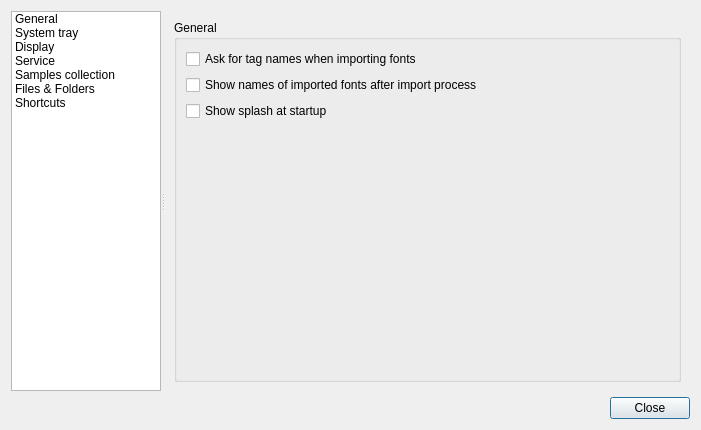
<ui version="4.0" >
 <class>PrefsPanel</class>
 <widget class="QDialog" name="PrefsPanel" >
  <property name="geometry" >
   <rect>
    <x>0</x>
    <y>0</y>
    <width>701</width>
    <height>430</height>
   </rect>
  </property>
  <property name="windowTitle" >
   <string>Preferences Panel</string>
  </property>
  <property name="windowIcon" >
   <iconset resource="application.qrc" >
    <normaloff>:/fontmatrix_icon.png</normaloff>:/fontmatrix_icon.png</iconset>
  </property>
  <layout class="QGridLayout" name="gridLayout_13" >
   <item row="1" column="0" >
    <spacer name="horizontalSpacer_2" >
     <property name="orientation" >
      <enum>Qt::Horizontal</enum>
     </property>
     <property name="sizeHint" stdset="0" >
      <size>
       <width>729</width>
       <height>20</height>
      </size>
     </property>
    </spacer>
   </item>
   <item row="1" column="1" >
    <widget class="QPushButton" name="closeButton" >
     <property name="text" >
      <string>Close</string>
     </property>
    </widget>
   </item>
   <item row="0" column="0" colspan="2" >
    <widget class="QSplitter" name="splitter" >
     <property name="orientation" >
      <enum>Qt::Horizontal</enum>
     </property>
     <widget class="QListWidget" name="catList" >
      <property name="sizePolicy" >
       <sizepolicy vsizetype="Expanding" hsizetype="Preferred" >
        <horstretch>1</horstretch>
        <verstretch>0</verstretch>
       </sizepolicy>
      </property>
      <property name="minimumSize" >
       <size>
        <width>150</width>
        <height>0</height>
       </size>
      </property>
      <property name="font" >
       <font>
        <pointsize>9</pointsize>
        <weight>50</weight>
        <bold>false</bold>
        <strikeout>false</strikeout>
       </font>
      </property>
      <property name="horizontalScrollBarPolicy" >
       <enum>Qt::ScrollBarAlwaysOff</enum>
      </property>
      <property name="spacing" >
       <number>5</number>
      </property>
      <item>
       <property name="text" >
        <string>General</string>
       </property>
      </item>
      <item>
       <property name="text" >
        <string>System tray</string>
       </property>
      </item>
      <item>
       <property name="text" >
        <string>Display</string>
       </property>
      </item>
      <item>
       <property name="text" >
        <string>Service</string>
       </property>
      </item>
      <item>
       <property name="text" >
        <string>Samples collection</string>
       </property>
      </item>
      <item>
       <property name="text" >
        <string>Files &amp; Folders</string>
       </property>
      </item>
      <item>
       <property name="text" >
        <string>Shortcuts</string>
       </property>
      </item>
     </widget>
     <widget class="QStackedWidget" name="stackedPrefs" >
      <property name="sizePolicy" >
       <sizepolicy vsizetype="Preferred" hsizetype="Expanding" >
        <horstretch>2</horstretch>
        <verstretch>0</verstretch>
       </sizepolicy>
      </property>
      <property name="currentIndex" >
       <number>0</number>
      </property>
      <widget class="QWidget" name="page" >
       <layout class="QGridLayout" name="gridLayout_15" >
        <item row="0" column="0" >
         <widget class="QGroupBox" name="groupBox_10" >
          <property name="title" >
           <string>General</string>
          </property>
          <layout class="QGridLayout" name="gridLayout_14" >
           <item row="0" column="0" >
            <widget class="QCheckBox" name="initTagBox" >
             <property name="text" >
              <string>Ask for tag names when importing fonts</string>
             </property>
            </widget>
           </item>
           <item row="1" column="0" >
            <widget class="QCheckBox" name="showNamesBox" >
             <property name="text" >
              <string>Show names of imported fonts after import process</string>
             </property>
            </widget>
           </item>
           <item row="2" column="0" >
            <widget class="QCheckBox" name="splashCheck" >
             <property name="text" >
              <string>Show splash at startup</string>
             </property>
            </widget>
           </item>
           <item row="3" column="0" >
            <spacer name="verticalSpacer_4" >
             <property name="orientation" >
              <enum>Qt::Vertical</enum>
             </property>
             <property name="sizeHint" stdset="0" >
              <size>
               <width>20</width>
               <height>40</height>
              </size>
             </property>
            </spacer>
           </item>
          </layout>
         </widget>
        </item>
       </layout>
      </widget>
      <widget class="QWidget" name="pageSystray" >
       <layout class="QGridLayout" name="gridLayout_2" >
        <item row="0" column="0" >
         <widget class="QGroupBox" name="systrayFrame" >
          <property name="title" >
           <string>Show Fontmatrix in System Tray</string>
          </property>
          <property name="flat" >
           <bool>false</bool>
          </property>
          <property name="checkable" >
           <bool>true</bool>
          </property>
          <property name="checked" >
           <bool>false</bool>
          </property>
          <layout class="QVBoxLayout" name="_2" >
           <item>
            <widget class="QCheckBox" name="closeToSystray" >
             <property name="text" >
              <string>Close to system tray</string>
             </property>
             <property name="checked" >
              <bool>true</bool>
             </property>
            </widget>
           </item>
           <item>
            <widget class="QCheckBox" name="startToSystemTray" >
             <property name="text" >
              <string>Start minimized to system tray</string>
             </property>
            </widget>
           </item>
           <item>
            <widget class="QGroupBox" name="activateAllFrame" >
             <property name="title" >
              <string>Show "All" actions</string>
             </property>
             <property name="alignment" >
              <set>Qt::AlignLeading|Qt::AlignLeft|Qt::AlignVCenter</set>
             </property>
             <property name="flat" >
              <bool>false</bool>
             </property>
             <property name="checkable" >
              <bool>true</bool>
             </property>
             <layout class="QVBoxLayout" name="_3" >
              <item>
               <widget class="QCheckBox" name="activateAllConfirmation" >
                <property name="text" >
                 <string>Ask for confirmation when activating or deactivating all fonts</string>
                </property>
                <property name="checked" >
                 <bool>true</bool>
                </property>
               </widget>
              </item>
             </layout>
            </widget>
           </item>
           <item>
            <widget class="QCheckBox" name="tagsConfirmation" >
             <property name="text" >
              <string>Ask for confirmation when activating or deactivating fonts by tags</string>
             </property>
            </widget>
           </item>
          </layout>
         </widget>
        </item>
        <item row="1" column="0" >
         <spacer name="verticalSpacer_2" >
          <property name="orientation" >
           <enum>Qt::Vertical</enum>
          </property>
          <property name="sizeHint" stdset="0" >
           <size>
            <width>20</width>
            <height>40</height>
           </size>
          </property>
         </spacer>
        </item>
       </layout>
      </widget>
      <widget class="QWidget" name="pageDisplay" >
       <layout class="QGridLayout" name="gridLayout_6" >
        <item row="0" column="0" colspan="2" >
         <widget class="QGroupBox" name="groupBox" >
          <property name="title" >
           <string>Preview Word</string>
          </property>
          <layout class="QGridLayout" name="gridLayout_12" >
           <item row="0" column="0" >
            <widget class="QLabel" name="label_10" >
             <property name="text" >
              <string>Word:</string>
             </property>
             <property name="buddy" >
              <cstring>previewWord</cstring>
             </property>
            </widget>
           </item>
           <item row="0" column="1" >
            <widget class="QLineEdit" name="previewWord" >
             <property name="minimumSize" >
              <size>
               <width>300</width>
               <height>0</height>
              </size>
             </property>
            </widget>
           </item>
           <item row="0" column="2" >
            <spacer name="horizontalSpacer_4" >
             <property name="orientation" >
              <enum>Qt::Horizontal</enum>
             </property>
             <property name="sizeHint" stdset="0" >
              <size>
               <width>40</width>
               <height>20</height>
              </size>
             </property>
            </spacer>
           </item>
           <item row="1" column="0" >
            <widget class="QLabel" name="label" >
             <property name="sizePolicy" >
              <sizepolicy vsizetype="Preferred" hsizetype="Preferred" >
               <horstretch>1</horstretch>
               <verstretch>0</verstretch>
              </sizepolicy>
             </property>
             <property name="text" >
              <string>Default font size:</string>
             </property>
             <property name="alignment" >
              <set>Qt::AlignLeading|Qt::AlignLeft|Qt::AlignVCenter</set>
             </property>
             <property name="buddy" >
              <cstring>previewSizeSpin</cstring>
             </property>
            </widget>
           </item>
           <item row="1" column="1" >
            <widget class="QDoubleSpinBox" name="previewSizeSpin" >
             <property name="sizePolicy" >
              <sizepolicy vsizetype="Fixed" hsizetype="Fixed" >
               <horstretch>2</horstretch>
               <verstretch>0</verstretch>
              </sizepolicy>
             </property>
             <property name="wrapping" >
              <bool>false</bool>
             </property>
             <property name="frame" >
              <bool>true</bool>
             </property>
             <property name="suffix" >
              <string> pt</string>
             </property>
             <property name="decimals" >
              <number>1</number>
             </property>
             <property name="minimum" >
              <double>1.000000000000000</double>
             </property>
             <property name="value" >
              <double>10.000000000000000</double>
             </property>
            </widget>
           </item>
           <item row="2" column="0" >
            <widget class="QCheckBox" name="previewSubtitled" >
             <property name="text" >
              <string>subtitled</string>
             </property>
            </widget>
           </item>
           <item row="3" column="0" >
            <widget class="QCheckBox" name="previewIsRTL" >
             <property name="text" >
              <string>is RTL</string>
             </property>
            </widget>
           </item>
          </layout>
         </widget>
        </item>
        <item row="1" column="0" >
         <widget class="QGroupBox" name="groupBox_7" >
          <property name="title" >
           <string>Chart Subtitle Font</string>
          </property>
          <layout class="QGridLayout" name="gridLayout_5" >
           <item row="0" column="0" colspan="2" >
            <widget class="QFontComboBox" name="chartFontCombo" />
           </item>
           <item row="1" column="1" >
            <widget class="QSpinBox" name="chartFontSpin" >
             <property name="sizePolicy" >
              <sizepolicy vsizetype="Fixed" hsizetype="Minimum" >
               <horstretch>0</horstretch>
               <verstretch>0</verstretch>
              </sizepolicy>
             </property>
             <property name="suffix" >
              <string> pt</string>
             </property>
            </widget>
           </item>
           <item row="1" column="0" >
            <widget class="QLabel" name="label_8" >
             <property name="sizePolicy" >
              <sizepolicy vsizetype="Preferred" hsizetype="Expanding" >
               <horstretch>1</horstretch>
               <verstretch>0</verstretch>
              </sizepolicy>
             </property>
             <property name="text" >
              <string>Size:</string>
             </property>
             <property name="alignment" >
              <set>Qt::AlignLeading|Qt::AlignLeft|Qt::AlignVCenter</set>
             </property>
             <property name="buddy" >
              <cstring>chartFontSpin</cstring>
             </property>
            </widget>
           </item>
          </layout>
          <zorder>chartFontCombo</zorder>
          <zorder>chartFontSpin</zorder>
          <zorder>label_8</zorder>
         </widget>
        </item>
        <item row="1" column="1" >
         <widget class="QGroupBox" name="groupBox_3" >
          <property name="title" >
           <string>Initial Layout</string>
          </property>
          <layout class="QFormLayout" name="formLayout" >
           <item row="0" column="0" >
            <widget class="QLabel" name="label_2" >
             <property name="text" >
              <string>Font Size:</string>
             </property>
             <property name="buddy" >
              <cstring>fontSizeSpin</cstring>
             </property>
            </widget>
           </item>
           <item row="0" column="1" >
            <widget class="QDoubleSpinBox" name="fontSizeSpin" >
             <property name="suffix" >
              <string> pt</string>
             </property>
             <property name="minimum" >
              <double>1.000000000000000</double>
             </property>
            </widget>
           </item>
           <item row="1" column="0" >
            <widget class="QLabel" name="label_3" >
             <property name="text" >
              <string>linespacing:</string>
             </property>
             <property name="buddy" >
              <cstring>interLineSpin</cstring>
             </property>
            </widget>
           </item>
           <item row="1" column="1" >
            <widget class="QDoubleSpinBox" name="interLineSpin" >
             <property name="suffix" >
              <string> pt</string>
             </property>
             <property name="minimum" >
              <double>1.000000000000000</double>
             </property>
            </widget>
           </item>
          </layout>
          <zorder>fontSizeSpin</zorder>
          <zorder>label_3</zorder>
          <zorder>interLineSpin</zorder>
          <zorder>label_2</zorder>
         </widget>
        </item>
        <item row="2" column="0" colspan="2" >
         <widget class="QGroupBox" name="groupBox_11" >
          <property name="title" >
           <string>Information Style</string>
          </property>
          <layout class="QFormLayout" name="formLayout_2" >
           <item row="0" column="0" >
            <widget class="QLabel" name="label_7" >
             <property name="text" >
              <string>Select Style</string>
             </property>
             <property name="buddy" >
              <cstring>infoStyleCombo</cstring>
             </property>
            </widget>
           </item>
           <item row="0" column="1" >
            <widget class="QComboBox" name="infoStyleCombo" />
           </item>
          </layout>
         </widget>
        </item>
       </layout>
      </widget>
      <widget class="QWidget" name="page_5" >
       <layout class="QGridLayout" name="gridLayout_11" >
        <item row="0" column="0" >
         <widget class="QGroupBox" name="groupBox_4" >
          <property name="title" >
           <string>Fonts Editor</string>
          </property>
          <layout class="QHBoxLayout" name="_5" >
           <item>
            <widget class="QLineEdit" name="fontEditorPath" >
             <property name="minimumSize" >
              <size>
               <width>300</width>
               <height>0</height>
              </size>
             </property>
             <property name="toolTip" >
              <string>Add the full path to your preferred font editor</string>
             </property>
             <property name="text" >
              <string>/usr/bin/fontforge</string>
             </property>
            </widget>
           </item>
           <item>
            <widget class="QPushButton" name="fontEditorBrowse" >
             <property name="text" >
              <string>Browse...</string>
             </property>
            </widget>
           </item>
           <item>
            <spacer>
             <property name="orientation" >
              <enum>Qt::Horizontal</enum>
             </property>
             <property name="sizeHint" stdset="0" >
              <size>
               <width>151</width>
               <height>22</height>
              </size>
             </property>
            </spacer>
           </item>
          </layout>
         </widget>
        </item>
        <item row="1" column="0" >
         <widget class="QGroupBox" name="groupBox_9" >
          <property name="title" >
           <string>Help Browser</string>
          </property>
          <layout class="QGridLayout" name="gridLayout_9" >
           <item row="0" column="0" colspan="2" >
            <widget class="QComboBox" name="browserCombo" >
             <property name="sizePolicy" >
              <sizepolicy vsizetype="Fixed" hsizetype="Expanding" >
               <horstretch>0</horstretch>
               <verstretch>0</verstretch>
              </sizepolicy>
             </property>
            </widget>
           </item>
           <item row="2" column="1" >
            <widget class="QLineEdit" name="browserOptions" />
           </item>
           <item row="2" column="0" >
            <widget class="QLabel" name="label_9" >
             <property name="text" >
              <string>Extra options:</string>
             </property>
             <property name="buddy" >
              <cstring>browserOptions</cstring>
             </property>
            </widget>
           </item>
           <item row="2" column="2" >
            <spacer name="horizontalSpacer_3" >
             <property name="orientation" >
              <enum>Qt::Horizontal</enum>
             </property>
             <property name="sizeHint" stdset="0" >
              <size>
               <width>40</width>
               <height>20</height>
              </size>
             </property>
            </spacer>
           </item>
           <item row="0" column="2" >
            <widget class="QPushButton" name="browserButton" >
             <property name="text" >
              <string>Browse...</string>
             </property>
            </widget>
           </item>
           <item row="0" column="3" >
            <spacer name="horizontalSpacer_5" >
             <property name="orientation" >
              <enum>Qt::Horizontal</enum>
             </property>
             <property name="sizeHint" stdset="0" >
              <size>
               <width>40</width>
               <height>20</height>
              </size>
             </property>
            </spacer>
           </item>
          </layout>
         </widget>
        </item>
        <item row="2" column="0" >
         <widget class="QGroupBox" name="groupBox_8" >
          <property name="toolTip" >
           <string>Select an  hyphenation dict file as it comes with OpenOffice or Scribus</string>
          </property>
          <property name="title" >
           <string>Hyphenation dictionary</string>
          </property>
          <layout class="QGridLayout" name="gridLayout_10" >
           <item row="0" column="0" colspan="4" >
            <widget class="QLineEdit" name="dictEdit" />
           </item>
           <item row="0" column="4" >
            <widget class="QToolButton" name="dictButton" >
             <property name="toolTip" >
              <string>Browse</string>
             </property>
             <property name="text" >
              <string>Browse...</string>
             </property>
            </widget>
           </item>
           <item row="0" column="5" >
            <spacer name="horizontalSpacer_6" >
             <property name="orientation" >
              <enum>Qt::Horizontal</enum>
             </property>
             <property name="sizeHint" stdset="0" >
              <size>
               <width>205</width>
               <height>20</height>
              </size>
             </property>
            </spacer>
           </item>
           <item row="1" column="0" >
            <widget class="QLabel" name="label_5" >
             <property name="text" >
              <string>Left:</string>
             </property>
             <property name="buddy" >
              <cstring>fontSizeSpin</cstring>
             </property>
            </widget>
           </item>
           <item row="1" column="1" >
            <widget class="QSpinBox" name="leftBox" />
           </item>
           <item row="1" column="2" >
            <widget class="QLabel" name="label_6" >
             <property name="text" >
              <string>Right:</string>
             </property>
             <property name="buddy" >
              <cstring>interLineSpin</cstring>
             </property>
            </widget>
           </item>
           <item row="1" column="3" >
            <widget class="QSpinBox" name="rightBox" />
           </item>
          </layout>
         </widget>
        </item>
        <item row="3" column="0" >
         <spacer name="verticalSpacer_3" >
          <property name="orientation" >
           <enum>Qt::Vertical</enum>
          </property>
          <property name="sizeHint" stdset="0" >
           <size>
            <width>469</width>
            <height>69</height>
           </size>
          </property>
         </spacer>
        </item>
       </layout>
      </widget>
      <widget class="QWidget" name="page_2" >
       <layout class="QGridLayout" name="gridLayout_4" >
        <item row="0" column="0" >
         <widget class="QGroupBox" name="groupBox_2" >
          <property name="sizePolicy" >
           <sizepolicy vsizetype="Expanding" hsizetype="Preferred" >
            <horstretch>0</horstretch>
            <verstretch>0</verstretch>
           </sizepolicy>
          </property>
          <property name="toolTip" >
           <string/>
          </property>
          <property name="title" >
           <string>Sample Texts</string>
          </property>
          <layout class="QGridLayout" name="gridLayout_16" >
           <item row="0" column="0" >
            <widget class="QSplitter" name="splitter_2" >
             <property name="orientation" >
              <enum>Qt::Horizontal</enum>
             </property>
             <widget class="QWidget" native="1" name="widget" >
              <property name="sizePolicy" >
               <sizepolicy vsizetype="Preferred" hsizetype="Expanding" >
                <horstretch>1</horstretch>
                <verstretch>0</verstretch>
               </sizepolicy>
              </property>
              <layout class="QGridLayout" name="gridLayout_7" >
               <property name="margin" >
                <number>0</number>
               </property>
               <property name="spacing" >
                <number>2</number>
               </property>
               <item row="0" column="0" colspan="3" >
                <widget class="QListWidget" name="sampleTextNamesList" />
               </item>
               <item row="2" column="1" >
                <widget class="QPushButton" name="addSampleTextNameButton" >
                 <property name="sizePolicy" >
                  <sizepolicy vsizetype="Fixed" hsizetype="Fixed" >
                   <horstretch>0</horstretch>
                   <verstretch>0</verstretch>
                  </sizepolicy>
                 </property>
                 <property name="maximumSize" >
                  <size>
                   <width>30</width>
                   <height>16777215</height>
                  </size>
                 </property>
                 <property name="text" >
                  <string>+</string>
                 </property>
                </widget>
               </item>
               <item row="2" column="2" >
                <widget class="QPushButton" name="deleteSampleTextNameButton" >
                 <property name="sizePolicy" >
                  <sizepolicy vsizetype="Fixed" hsizetype="Fixed" >
                   <horstretch>0</horstretch>
                   <verstretch>0</verstretch>
                  </sizepolicy>
                 </property>
                 <property name="maximumSize" >
                  <size>
                   <width>30</width>
                   <height>16777215</height>
                  </size>
                 </property>
                 <property name="text" >
                  <string>−</string>
                 </property>
                </widget>
               </item>
               <item row="1" column="0" colspan="3" >
                <widget class="QLineEdit" name="newSampleTextNameText" />
               </item>
              </layout>
             </widget>
             <widget class="QWidget" native="1" name="widget_2" >
              <property name="sizePolicy" >
               <sizepolicy vsizetype="Preferred" hsizetype="Expanding" >
                <horstretch>3</horstretch>
                <verstretch>0</verstretch>
               </sizepolicy>
              </property>
              <layout class="QGridLayout" name="gridLayout_8" >
               <item row="0" column="0" colspan="3" >
                <widget class="QTextEdit" name="namedSampleTextText" >
                 <property name="sizePolicy" >
                  <sizepolicy vsizetype="Expanding" hsizetype="Expanding" >
                   <horstretch>3</horstretch>
                   <verstretch>0</verstretch>
                  </sizepolicy>
                 </property>
                </widget>
               </item>
               <item row="1" column="2" >
                <widget class="QPushButton" name="commitSample" >
                 <property name="text" >
                  <string>Save</string>
                 </property>
                </widget>
               </item>
               <item row="1" column="0" >
                <spacer name="horizontalSpacer_7" >
                 <property name="orientation" >
                  <enum>Qt::Horizontal</enum>
                 </property>
                 <property name="sizeHint" stdset="0" >
                  <size>
                   <width>40</width>
                   <height>20</height>
                  </size>
                 </property>
                </spacer>
               </item>
               <item row="1" column="1" >
                <spacer name="horizontalSpacer_8" >
                 <property name="orientation" >
                  <enum>Qt::Horizontal</enum>
                 </property>
                 <property name="sizeHint" stdset="0" >
                  <size>
                   <width>40</width>
                   <height>20</height>
                  </size>
                 </property>
                </spacer>
               </item>
              </layout>
             </widget>
            </widget>
           </item>
          </layout>
         </widget>
        </item>
       </layout>
      </widget>
      <widget class="QWidget" name="page_3" >
       <layout class="QGridLayout" name="gridLayout_3" >
        <item row="0" column="0" >
         <widget class="QGroupBox" name="groupBox_5" >
          <property name="title" >
           <string>Templates Folder</string>
          </property>
          <layout class="QGridLayout" name="_6" >
           <item row="0" column="0" >
            <widget class="QLineEdit" name="templatesFolder" >
             <property name="minimumSize" >
              <size>
               <width>300</width>
               <height>0</height>
              </size>
             </property>
            </widget>
           </item>
           <item row="0" column="1" >
            <widget class="QPushButton" name="templatesDirBrowse" >
             <property name="text" >
              <string>Browse...</string>
             </property>
            </widget>
           </item>
           <item row="0" column="2" >
            <spacer>
             <property name="orientation" >
              <enum>Qt::Horizontal</enum>
             </property>
             <property name="sizeHint" stdset="0" >
              <size>
               <width>40</width>
               <height>20</height>
              </size>
             </property>
            </spacer>
           </item>
          </layout>
         </widget>
        </item>
        <item row="1" column="0" >
         <widget class="QGroupBox" name="groupBox_6" >
          <property name="title" >
           <string>Remote directories</string>
          </property>
          <layout class="QGridLayout" name="_7" >
           <item row="0" column="0" >
            <layout class="QHBoxLayout" name="_8" >
             <item>
              <widget class="QLineEdit" name="newUrlText" >
               <property name="text" >
                <string>http://</string>
               </property>
              </widget>
             </item>
             <item>
              <widget class="QPushButton" name="remoteDirAdd" >
               <property name="minimumSize" >
                <size>
                 <width>100</width>
                 <height>0</height>
                </size>
               </property>
               <property name="text" >
                <string>Add</string>
               </property>
              </widget>
             </item>
            </layout>
           </item>
           <item row="1" column="0" >
            <layout class="QHBoxLayout" name="_9" >
             <item>
              <widget class="QListWidget" name="remoteDirList" />
             </item>
             <item>
              <layout class="QVBoxLayout" name="_10" >
               <item>
                <widget class="QPushButton" name="remoteDirRemove" >
                 <property name="text" >
                  <string>Remove</string>
                 </property>
                </widget>
               </item>
               <item>
                <spacer>
                 <property name="orientation" >
                  <enum>Qt::Vertical</enum>
                 </property>
                 <property name="sizeHint" stdset="0" >
                  <size>
                   <width>100</width>
                   <height>41</height>
                  </size>
                 </property>
                </spacer>
               </item>
              </layout>
             </item>
            </layout>
           </item>
           <item row="2" column="0" >
            <widget class="Line" name="line" >
             <property name="orientation" >
              <enum>Qt::Horizontal</enum>
             </property>
            </widget>
           </item>
           <item row="3" column="0" >
            <layout class="QHBoxLayout" name="_11" >
             <item>
              <widget class="QLabel" name="label_4" >
               <property name="text" >
                <string>Local storage</string>
               </property>
              </widget>
             </item>
             <item>
              <widget class="QLineEdit" name="localStorageLine" />
             </item>
             <item>
              <widget class="QPushButton" name="localStorageButton" >
               <property name="text" >
                <string>Browse...</string>
               </property>
              </widget>
             </item>
            </layout>
           </item>
          </layout>
         </widget>
        </item>
       </layout>
      </widget>
      <widget class="QWidget" name="page_4" >
       <layout class="QGridLayout" name="gridLayout" >
        <item row="1" column="0" >
         <layout class="QHBoxLayout" name="horizontalLayout" >
          <item>
           <widget class="QToolButton" name="changeButton" >
            <property name="sizePolicy" >
             <sizepolicy vsizetype="Fixed" hsizetype="Preferred" >
              <horstretch>0</horstretch>
              <verstretch>0</verstretch>
             </sizepolicy>
            </property>
            <property name="text" >
             <string>Change</string>
            </property>
            <property name="checkable" >
             <bool>true</bool>
            </property>
           </widget>
          </item>
          <item>
           <widget class="QToolButton" name="clearButton" >
            <property name="sizePolicy" >
             <sizepolicy vsizetype="Fixed" hsizetype="Preferred" >
              <horstretch>0</horstretch>
              <verstretch>0</verstretch>
             </sizepolicy>
            </property>
            <property name="text" >
             <string>Remove</string>
            </property>
           </widget>
          </item>
          <item>
           <widget class="QLabel" name="shortcutLabel" >
            <property name="text" >
             <string>TextLabel</string>
            </property>
           </widget>
          </item>
          <item>
           <spacer name="horizontalSpacer" >
            <property name="orientation" >
             <enum>Qt::Horizontal</enum>
            </property>
            <property name="sizeHint" stdset="0" >
             <size>
              <width>387</width>
              <height>26</height>
             </size>
            </property>
           </spacer>
          </item>
         </layout>
        </item>
        <item row="0" column="0" >
         <widget class="QTableView" name="shortcutList" >
          <property name="editTriggers" >
           <set>QAbstractItemView::NoEditTriggers</set>
          </property>
         </widget>
        </item>
       </layout>
      </widget>
     </widget>
    </widget>
   </item>
  </layout>
 </widget>
 <resources>
  <include location="application.qrc" />
 </resources>
 <connections/>
</ui>
